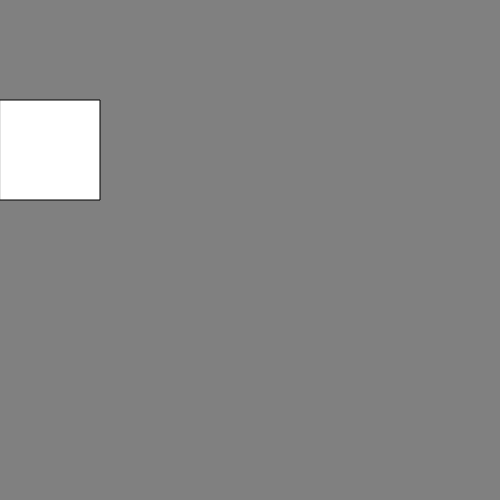
Frame 1 (no input)
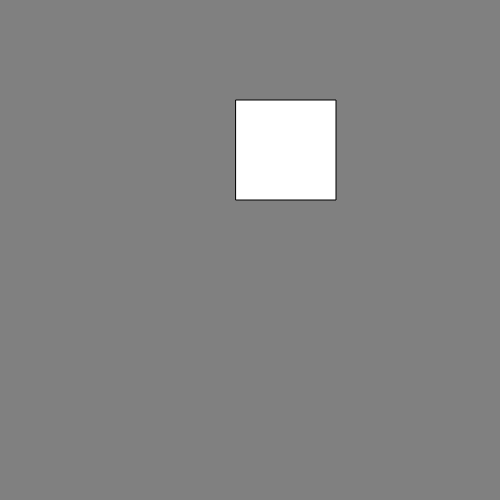
Frame 60 (no input)
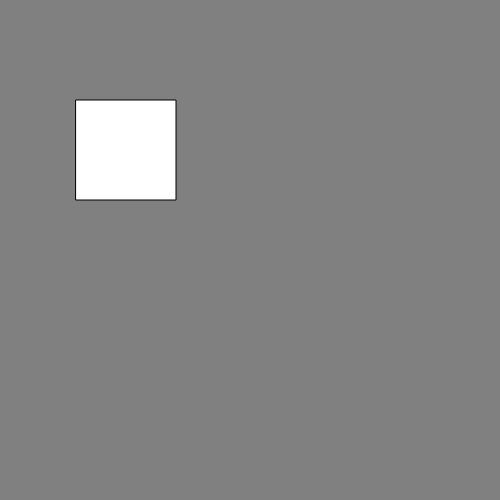
Frame 120 (the mouse pressed at the canvas centre since frame 60)

The p5.js sketch that drew these frames (run headless with seeded random() and noise() and a simulated clock; from frame 60 on, the mouse is pressed at the canvas centre):

// p5.js sketch
// ── sketch.js
let x = 0;


function setup() {
  createCanvas(500, 500);
  rect
}

function draw() {
background('grey');
rect(x,100,100,100);

x = x + 4;



if(x >= 400){
x=0;

}

}
